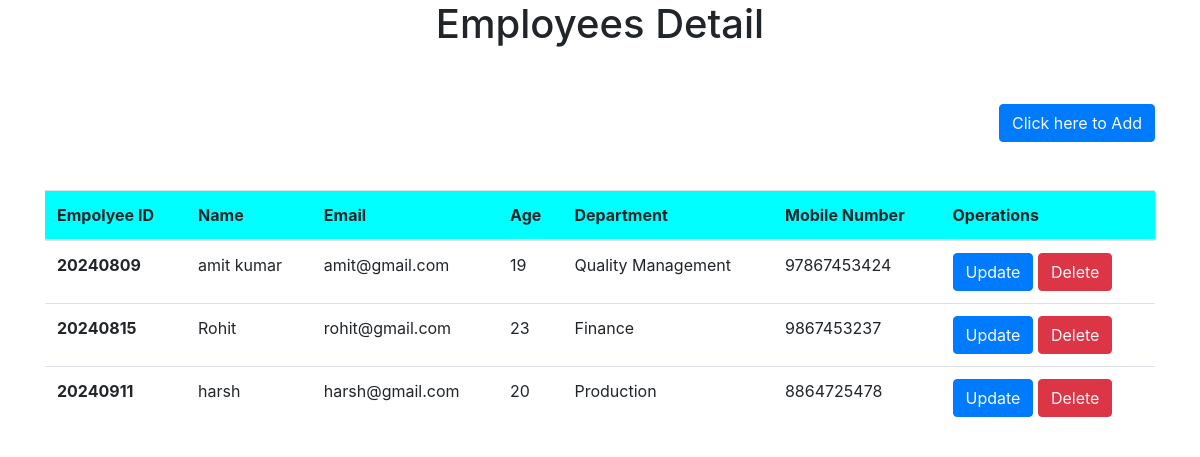
Screenshot of /display.php with the database file from the repository.
### tables this page shows
CREATE TABLE `employee` (
  `id` int(100) NOT NULL,
  `Name` varchar(255) NOT NULL,
  `Email` text NOT NULL,
  `Age` int(100) NOT NULL,
  `Department` varchar(100) NOT NULL,
  `Mobileno` text NOT NULL
);

### display.php (the view, shortened to what this page needs)
<?php
include 'connect.php';?>
<!DOCTYPE html>
<html lang="en">
<head>
    <link rel="stylesheet" href="https://cdn.jsdelivr.net/npm/bootstrap@4.4.1/dist/css/bootstrap.min.css" >
</head>
<body>
<h1 style="text-align: center;">Employees Detail</h1>
    <div class="container">
        <button class="btn btn-primary my-5 float-right" ><a href="user.php" class="text-light">Click here to Add</a>
    </button>
    <table class="table">
  <thead style="background-color:#00FFFF;">
    <tr>
      <th scope="col"> Empolyee ID</th>
      <th scope="col">Name</th>
      <th scope="col">Email</th>
      <th scope="col">Age</th>
      <th scope="col">Department</th>
      <th scope="col">Mobile Number</th>
      <th scope="col">Operations</th>
    </tr>
  </thead>
  <tbody>
   <?php
 $sql="SELECT * FROM employee ";
 $result=mysqli_query($con,$sql);
 if($result){
    while($row=mysqli_fetch_assoc($result)){
    $id=$row['id'];
    $Name=$row['Name'];
    $Email=$row['Email'];
    $Age=$row['Age'];
    $Department=$row['Department'];
    $Mobileno=$row['Mobileno'];
    echo '<tr>
      <th scope="row">'.$id.'</th>
      <td> '.$Name.'</td>
      <td>'.$Email.'</td>
      <td>'.$Age.'</td>
      <td>'.$Department.'</td>
      <td>'.$Mobileno.'</td>
      <td>
    <button class="btn btn-primary"><a href="update.php?updateid='.$id.'" class="text-light">Update</a></button>
    <button class="btn btn-danger"><a href="delete.php?deleteid='.$id.'" class="text-light">Delete</a></button>
</td>
    </tr>';
    }
 }
   ?>
  </tbody>
</table>
    </div>
</body>
</html>

### rows the page displays
employee: id "20240809", Name "amit kumar", Email "amit@gmail.com", Age "19", Department "Quality Management", Mobileno "97867453424"
employee: id "20240815", Name "Rohit", Email "rohit@gmail.com", Age "23", Department "Finance", Mobileno "9867453237"
employee: id "20240911", Name "harsh", Email "harsh@gmail.com", Age "20", Department "Production", Mobileno "8864725478"
